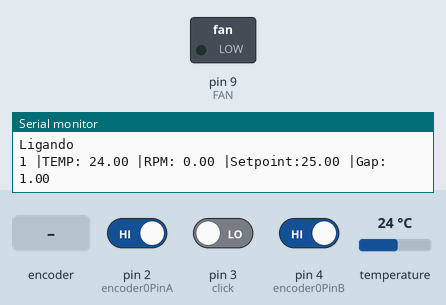
Bench run of a sketch on a simulated Arduino Uno, built with avr-gcc and run on an emulated ATmega328P. Shown: switched loads named in the sketch (green lamp = pin HIGH), the last lines printed to the serial monitor. Inputs (shaded band) come from the test bench; at power-on: temperature 24 °C, pin 2 (encoder0PinA) HIGH, pin 3 (click) LOW, pin 4 (encoder0PinB) HIGH.

Above: at 1.9 s.
2.0 s: rotary encoder on pin 2 (encoder0PinA) / pin 4 (encoder0PinB) turned 3 steps (first pin leading)
At 2.8 s:
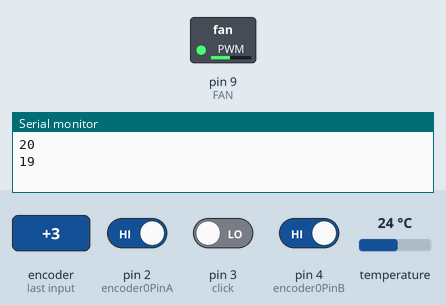
At 3.4 s:
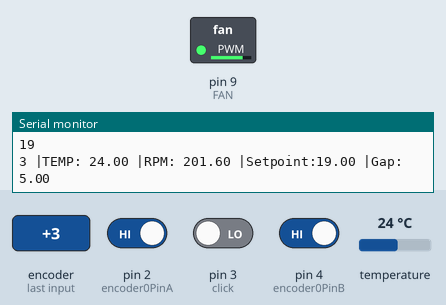
6.2 s: temperature set to 19 °C
9.1 s: temperature set to 12 °C
At 10.4 s:
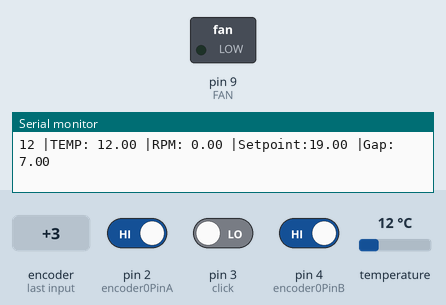
Timing chart, 0 to 12.1 s (numbered marks = the images above; inputs shaded):
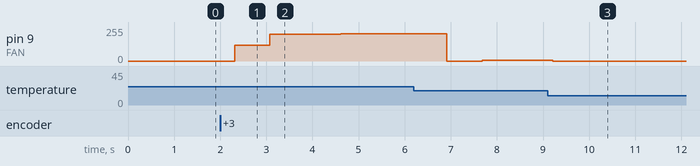

Measured:
- after the input at 2.0 s, pin 9 (FAN): moves from 0/255 to 205/255 over 3.8 s, starting after 0.31 s
- after the input at 9.1 s, pin 9 (FAN): 5/255 → 0/255 after 0.11 s

The sketch:

tempfan.ino
```cpp
#include <PID_v1.h>
#include <LiquidCrystal.h>
#include <DallasTemperature.h>
#include <OneWire.h>

//Definitions
#define FAN 9           // Output Pino do Fan
#define ONE_WIRE_BUS 8  // Input da temperatura 8
#define click 3         //Rotary Encoder Click
#define encoder0PinA  2 //Rotary Encoder Pin A
#define encoder0PinB  4 //Rotary Encoder Pin B
#define CRITICAL 50.0  //Temperatura critaca, se chega a ele ignora o PID e liga o Fan

volatile unsigned int encoder0Pos = 0;  //Valor inial do encoder

//LiquidCrystal lcd(12, 11, 13, 5,6,7);  //Setando LCD

//Setup sensor de temperatura
OneWire oneWire(ONE_WIRE_BUS);
DallasTemperature sensors(&oneWire);

//Setup PID
double Setpoint, Input, Output;                                             //I/O para o PID
double aggKp=40, aggKi=2, aggKd=10;                                         //original: aggKp=4, aggKi=0.2, aggKd=1, Agressivo em,50,20,20
double consKp=20, consKi=1, consKd=5;                                       //original consKp=1, consKi=0.05, consKd=0.25, Conservativo ,20,10,10
PID myPID(&Input, &Output, &Setpoint, consKp, consKi, consKd, REVERSE);  //Inicializando PID

//interface
int timeCounter;
void setup()
{
  // Inicializando porta serial para a leitura da temperatura
  Serial.begin(9600);
  Serial.println("Ligando");

  //Setup temp
  sensors.begin();                    //Começando Library
  sensors.requestTemperatures();      // Pegando temperatura
  Input = sensors.getTempCByIndex(0); //Setando Input
  Setpoint = 25;                      //Inicializando temperatura desejada
  encoder0Pos=  25;

  //PID Setup
  myPID.SetMode(AUTOMATIC);
  //TCCR2B = TCCR2B & 0b11111000 | 0x01;  //adjust the PWM Frequency, note: this changes timing like delay()

  //Pinos
  pinMode(FAN, OUTPUT);                   // Output do Fan, 0 ate 255
  pinMode(click, INPUT);                  // Click do encoder
  pinMode(encoder0PinA, INPUT);
  digitalWrite(encoder0PinA, HIGH);       // ligando o pullup
  pinMode(encoder0PinB, INPUT);
  digitalWrite(encoder0PinB, HIGH);       // Ligando o pullup

  //Set up Interupts
  attachInterrupt(1, clicked, RISING);    // Click button on interrupt 1 - pin 3
  attachInterrupt(0, doEncoder, CHANGE);  // Encoder pin on interrupt 0 - pin 2


  //interface
  timeCounter=0;

  /*Setup LCD 16x2 and display startup message
  lcd.begin(16, 2);
  lcd.print("  Smart   Fan");
  lcd.setCursor(0,1);
  lcd.print("  Ligando ");
  delay(1000);
  lcd.clear();
*/
}
void loop()
{
   timeCounter++;

   //Pegando a temperatura para PID
   sensors.requestTemperatures();           //Pedindo a temperatura ao sensor
   Input=sensors.getTempCByIndex(0);        //Pegando a temperatura e atribuindo ao input, em celcius

  /*Printando as informaçoes no LCD
  lcd.setCursor(1,0);
  lcd.print("Temp:");
  lcd.print((int)Input);
  lcd.setCursor(9,0);
  lcd.print("RPM:");
  lcd.print((int)Output*4.7059);    //Calculando a regreção, lendo o valor real em RPM
  lcd.setCursor(1,1);
  lcd.print("Set:");
  lcd.print((int)Setpoint);*/
  //Compute PID value
  double gap = abs(Setpoint-Input); //Calculando o Error
  if(gap < 1)
  {
    //Close to Setpoint, be conservative
    myPID.SetTunings(consKp, consKi, consKd);
  }
  else
  {
     //Far from Setpoint, be aggresive
     myPID.SetTunings(aggKp, aggKi, aggKd);
  }
  myPID.Compute();
  Serial.print(timeCounter);
  Serial.print(" |TEMP: ");
  Serial.print(Input);
  Serial.print(" |RPM: ");
  Serial.print(Output);
  Serial.print(" |Setpoint:");
  Serial.print(Setpoint);
  Serial.print(" |Gap: ");
  Serial.println(gap);
  //analogWrite(FAN,255);
  //Write PID output to fan if not critical
  if (Input<CRITICAL)
    analogWrite(FAN,Output);
  else
    analogWrite(FAN,255);
}


void doEncoder()
{
  //pinA e pinB estao no mesmo estado (alto ou baixo) , rodando para aumentar, se nao esta diminuindo
  if (digitalRead(encoder0PinA) == digitalRead(encoder0PinB))
  {
    encoder0Pos++;
  }
  else
  {
    encoder0Pos--;
  }
  Serial.println (encoder0Pos, DEC);  //imprime valor
  Setpoint=encoder0Pos;
}
void clicked()
{
  //lcd.clear();
  //lcd.print("click!");
  delay(1000);
}
```
